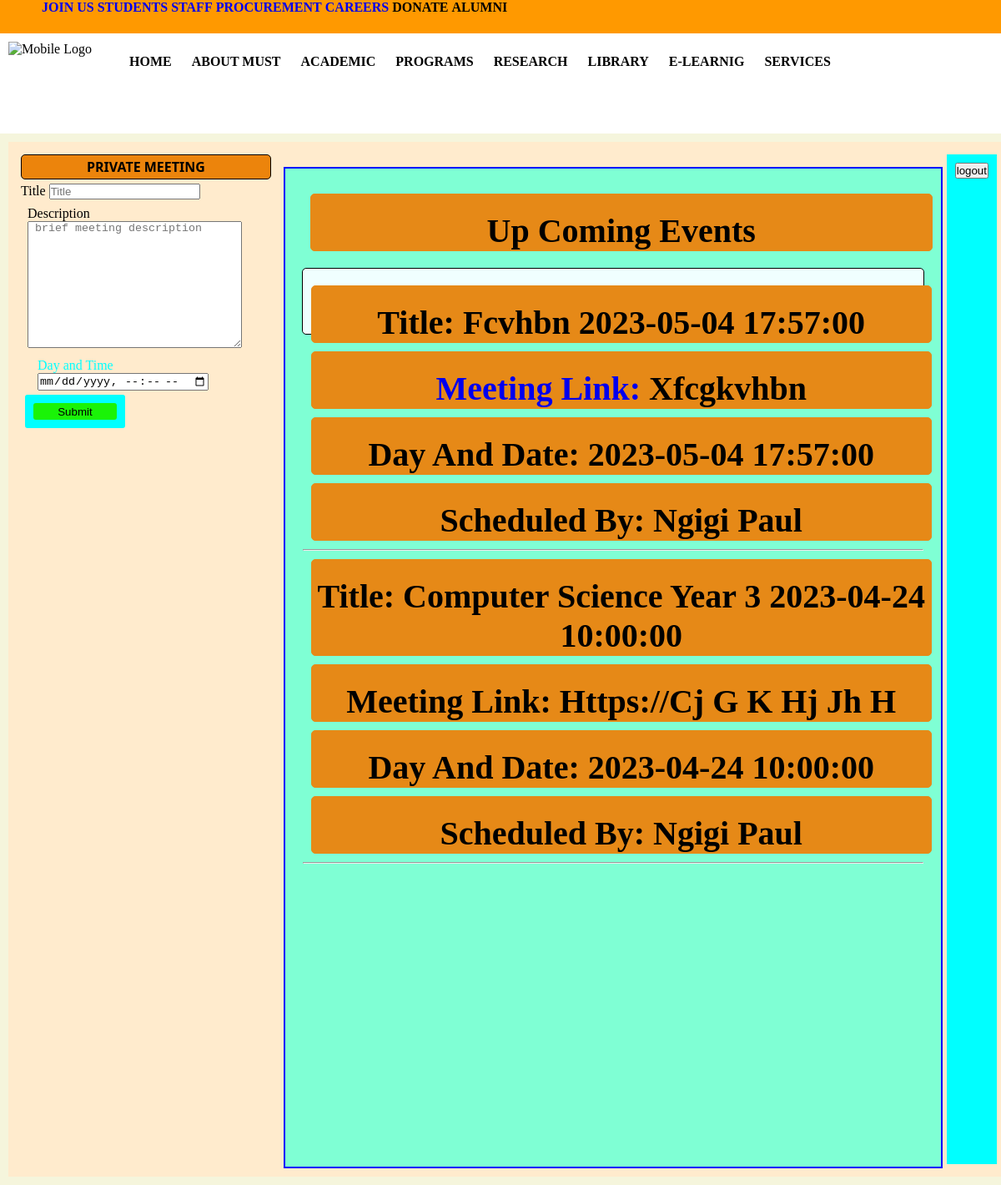
The page /general advisory.php (signed in) on the database its author committed.
### tables this page shows
CREATE TABLE `group_meeting` (
  `id` int(11) NOT NULL,
  `title` varchar(255) NOT NULL,
  `meeting_link` varchar(255) NOT NULL,
  `daytime` datetime NOT NULL,
  `scheduled_by` varchar(255) NOT NULL
);

### general advisory.php (the view, shortened to what this page needs)
<?php
  include ('config.php');
?>
<!DOCTYPE html>
<html lang="en">
<head>
    <link rel="stylesheet" href="general.css">
</head>
<body>
    <div class="links">
        <ul>
          <li><a href="#">join us</a></li>
          <li><a href="#">students</a></li>
          <li><a href="#">staff</a></li>
          <li><a href="#">procurement</a></li>
          <li><a href="#">careers </a></li>
          <li>donate</li>
          <li>alumni</li>
        </ul>
      </div>
      <header>
        <div class="logo">
          <img itemprop="image" src="https://www.must.ac.ke/wp-content/uploads/2022/07/logo4_png_version.fw_.png"
          width="360" height="100" alt="Mobile Logo">
        </div>
        <nav >
          <div class="nav-links">
            <ul>
              <li><a href="homepagelogin.php">home</a></li>
              <li><a href="#">about must</a></li>
              <li><a href="#">academic</a></li>
              <li><a href="#">programs</a></li>
              <li><a href="#">research</a></li>
              <li><a href="#">library</a></li>
              <li><a href="#">E-learnig</a></li>
              <li><a href="#">services</a></li>
            </ul>
          </div>
        </nav>
      </header>
      <section class="hero">
        <div class="booking">
          <form action="" method="post">
            <h3>private meeting</h3>
            <div class="meet_title">
              <label for="title">Title</label>
              <input type="text" name = "title" placeholder = "Title">
            </div>
            <div class="describe">
              <label for="decription">Description</label>
              <textarea name="description" id="" cols="30" rows="10" placeholder=" brief meeting description"></textarea>
            </div>
           <div class="time">
            <label for="time">Day and Time</label>
            <input type="datetime-local" name="daytime" placeholder="date and time" id="">
           </div>
           <div class="btn">
            <input type="submit" name="request_meet" id="btn">
           </div>
          </form>
        </div>
        <div class="up-coming">
          <p>up coming events</p>
          <ul id="upComing">
            <li><a href="#"> <?php
         $getpost = mysqli_query($con, "SELECT * FROM group_meeting");
         while($row1=mysqli_fetch_array($getpost)){
           ?>
          <p>Title: <?php echo $row1['title']; echo "  ";echo $row1['daytime'];?></p>
          <p>meeting link:<a> <?php echo $row1['meeting_link']; ?></a></p>
          <p>Day and date: <?php echo $row1['daytime']; ?></p>
          <p>scheduled by: <?php echo $row1['scheduled_by']; ?></p>
          <hr></hr>
         <?php
         }
        ?></a></li>
          </ul>
        </div>
        <div class="btn"><button onclick="location.href='logout.php'">logout</button></div>
      </section>
</body>
</html>

### general.css (style rules this page uses)
* { margin: 0; padding: 0; text-decoration: none; list-style: none; box-sizing: border-box; }
body { background-color: beige; }
.links { width: 100%; padding-left: 50px; height: 5vh; display: flex; background-color: rgb(255, 153, 0); }
.links ul li { display: inline-block; align-items: center; position: relative; gap: 1rem; font-weight: bold; text-transform: uppercase; }
.links ul li a { display: inline-block; font-weight: bold; }
header { width: 100%; height: 120px; display: flex; background-color: #fff; }
.logo { display: flexbox; align-items: center; padding: 10px; }
.nav-links { background: fixed; margin: 20px; padding-top: 20px; padding: 5px; float:right; }
.nav-links ul li { display: inline-block; align-content: center; }
.nav-links ul li a { color: black; padding: 10px; font-weight: bold; text-transform: uppercase; }
section { width: 100%; display: inline-flex; background-color: blanchedalmond; margin: 10px; padding: 10px; }
form { width: 100%; margin: 5px; padding: auto; }
form h3 { text-transform: uppercase; text-align: center; font-family: 'Segoe UI', Tahoma, Geneva, Verdana, sans-serif; font-size: 16px; font-weight: bold; background: #ec840c; border: 1px solid; border-radius: 5px; padding: 3px; margin-bottom: 5px; }
form .describe { padding: 3px; margin: 5px; }
form .time { color: aqua; }
form .btn { width: 40%; height: 40px; margin: 10px auto; text-align: center; cursor: pointer; border: none; border-radius: 3px; }
form .time { margin: auto; padding: 0px 20px; }
form .btn #btn { width: 100%; height: 100%; padding: auto; text-align: center; background: rgb(26, 243, 7); cursor: pointer; border: none; border-radius: 3px; color: black; }
.up-coming { width: 80%; height: 150vh; margin-top: 20px; padding: 20px; margin-left: 20px; background-color: aquamarine; border: 2px solid blue; }
.up-coming p { width: 100%; height: auto; margin: 10px; padding-top: 20px; background-color: rgb(230, 137, 23); color: black; font-size: 40px; text-align: center; text-transform: capitalize; font-family: 'Times New Roman', Times, serif; font-weight: bold; border: 1.5px solid rgb(230, 137, 23); border-radius: 5px; }
.up-coming ul { margin-top: 20px; }
.up-coming ul li { width: 100%; height: 80px; background-color: azure; color: black; text-align: center; justify-content: center; margin-top: 10px; margin-bottom: 10px; font-size: 32px; font-family: Georgia, 'Times New Roman', Times, serif; padding-top: 10px; text-transform: capitalize; border: 1px solid black; border-radius: 5px; }
section .btn { padding: 10px; margin: 5px; color: #ec840c; background-color: aqua; }

### rows shown on the page
group_meeting: title "Fcvhbn", daytime "2023-05-04 17:57:00", meeting_link "Xfcgkvhbn", scheduled_by "Ngigi Paul"
group_meeting: title "Computer Science Year 3", daytime "2023-04-24 10:00:00", meeting_link "Https://Cj G K Hj Jh H", scheduled_by "Ngigi Paul"
